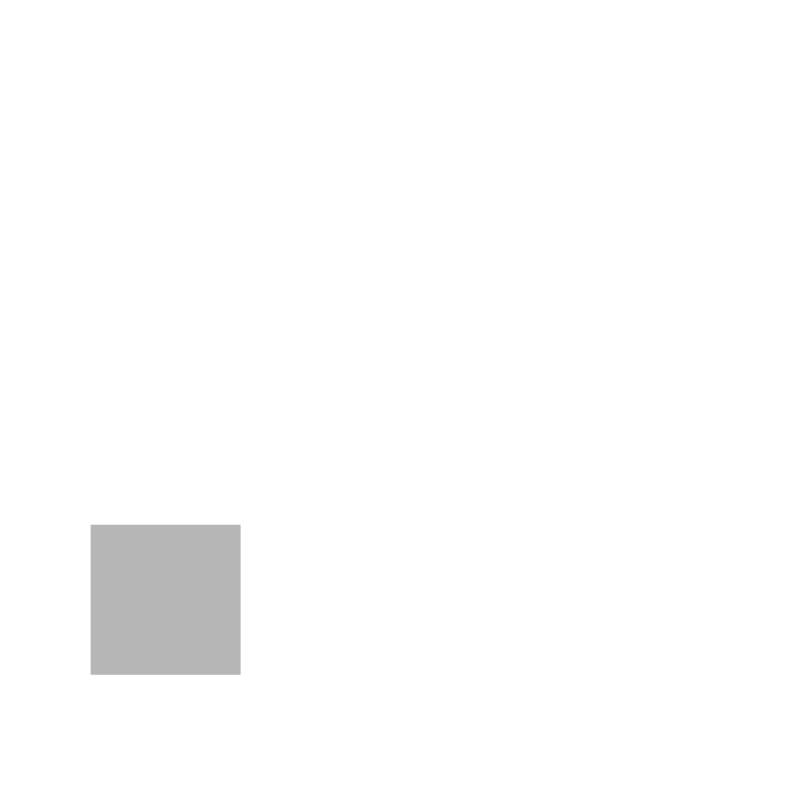
Frame 1 (no input)
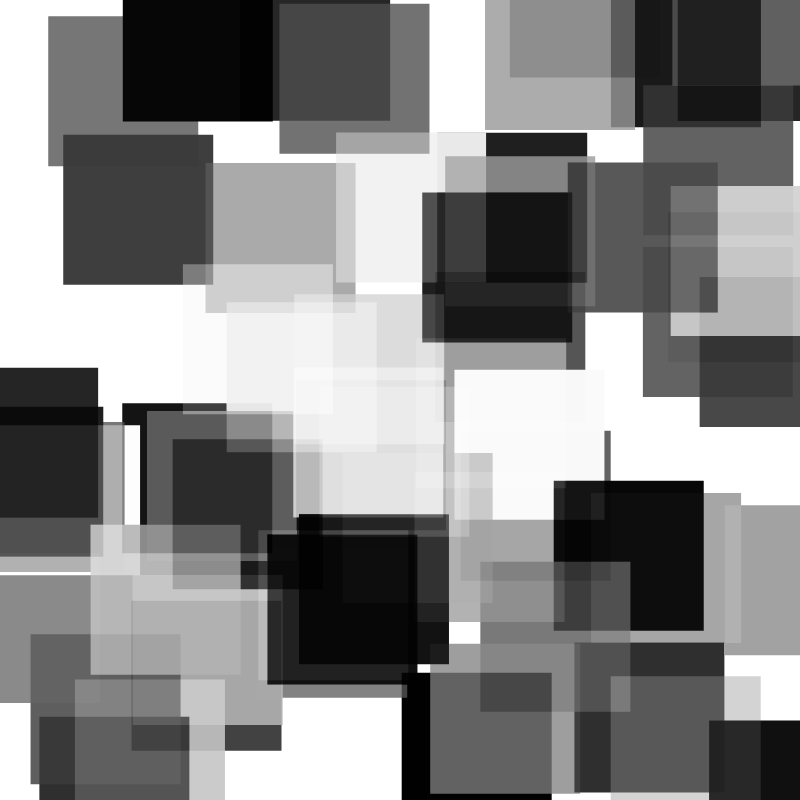
Frame 60 (no input)
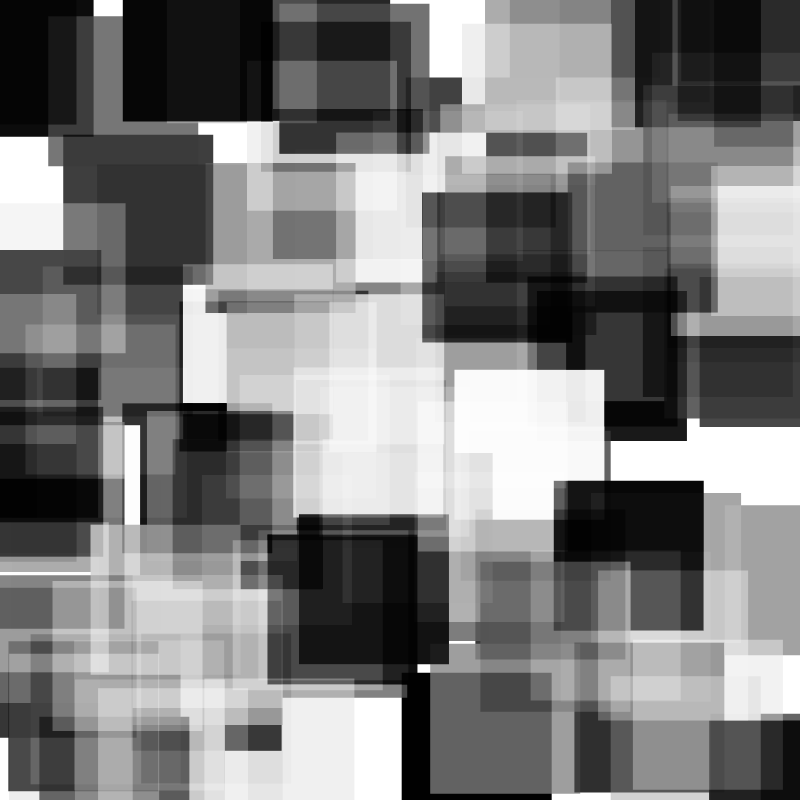
Frame 120 (the mouse pressed at the canvas centre since frame 60)

The p5.js sketch that drew these frames (run headless with seeded random() and noise() and a simulated clock; from frame 60 on, the mouse is pressed at the canvas centre):

// p5.js sketch
// ── sketch.js
// this code sets up a canvas and continuously draws semi-transparent squares with a soft light blend mode, 
// creating an evolving visual pattern. 
// It also allows for experimentation with filter effects if you choose to uncomment and use them.

let t = 0;
let f = 0;

function setup() {
  createCanvas(800, 800);
  noStroke();
  colorMode(GRAY, 255); // Set color mode to grayscale
}

function draw() {
// If f is 0, set it to 1
  if (f === 0) {
    f = 1;
  }
// Increment the variable t by 1 on each frame
  t += 1;
  
  fill(random(0, 255, 100));
  blendMode(SOFT_LIGHT);
  square(random() * 800 - 75, random() * 800 - 75, 150);
  
  // Apply filter effect
  // filter(INVERT); // You can choose different filters here
}
